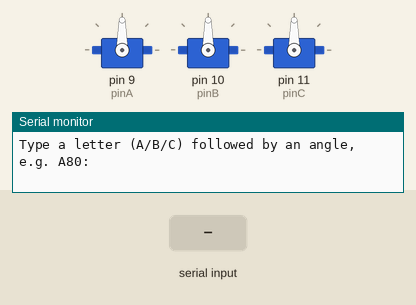
This sketch was run on a simulated Arduino Uno, built with avr-gcc and run on an emulated ATmega328P. On the bench: 3 × servo, the last lines printed to the serial monitor. The inputs (shaded band) are chosen by the test bench.

Above: at 1.2 s.
1.3 s: "A 45\n" received over Serial
At 3.4 s:
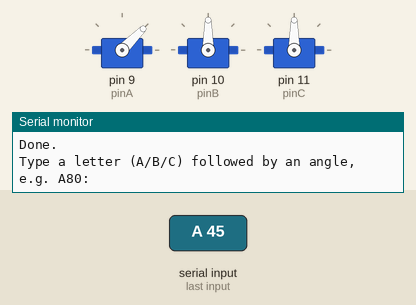
3.7 s: byte 66 ('B') received over Serial
At 6.6 s:
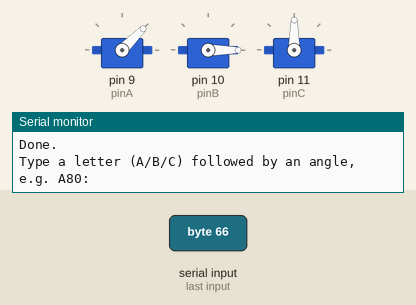
6.7 s: byte 67 ('C') received over Serial
At 9.6 s:
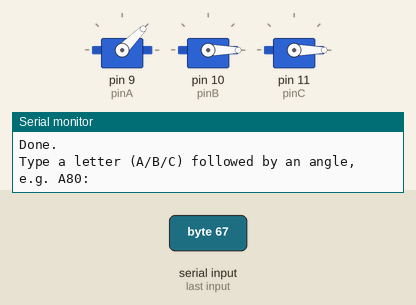
9.7 s: byte 65 ('A') received over Serial
At 12.4 s:
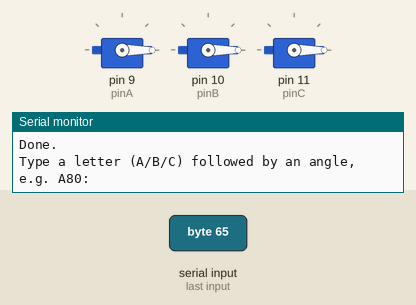
12.7 s: "A90\n" received over Serial
At 15.4 s:
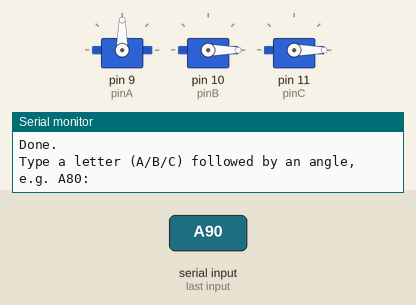
15.7 s: "B90\n" received over Serial
At 19.0 s:
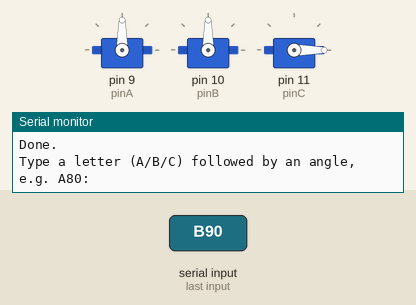
Timing chart, 0 to 19.7 s (numbered marks = the images above; inputs shaded):
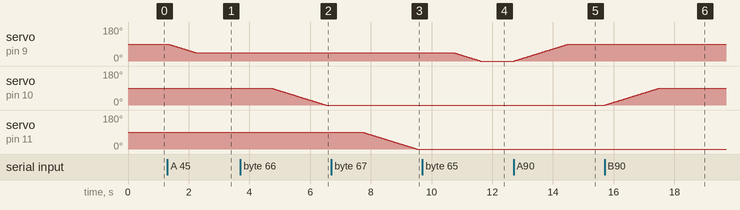

The sketch:

servo_multi_slow_move_1.ino
```cpp
/*
  Slow Multi-Servo Positioner (Pins 9, 10, 11)
  -----------------------------------------------
  Type a letter followed by an angle into the Serial Monitor and
  press Enter:
    A80   -> moves the servo on pin 9  to 80 degrees
    B45   -> moves the servo on pin 10 to 45 degrees
    C120  -> moves the servo on pin 11 to 120 degrees

  Each servo moves gradually, one degree at a time, instead of
  snapping there instantly. Adjust stepDelay to change the speed.
*/

#include <Servo.h>

Servo servoA, servoB, servoC;

const int pinA = 9;
const int pinB = 10;
const int pinC = 11;

int angleA = 90; // assume all start centered
int angleB = 90;
int angleC = 90;

const int stepDelay = 20; // ms between each 1-degree step (bigger = slower)

void setup() {
  Serial.begin(9600);

  servoA.attach(pinA);
  servoB.attach(pinB);
  servoC.attach(pinC);

  servoA.write(angleA);
  servoB.write(angleB);
  servoC.write(angleC);

  Serial.println("Type a letter (A/B/C) followed by an angle, e.g. A80:");
}

void loop() {
  if (Serial.available() > 0) {
    char letter = Serial.read();

    // Ignore whitespace/newline characters as the "letter"
    if (letter == '\n' || letter == '\r' || letter == ' ') return;

    int targetAngle = Serial.parseInt();

    while (Serial.available() > 0) Serial.read(); // clear leftover input

    if (targetAngle < 0 || targetAngle > 180) {
      Serial.println("Please enter a valid angle between 0 and 180.");
      return;
    }

    letter = toupper(letter);

    switch (letter) {
      case 'A':
        Serial.print("Moving servo A (pin 9) to ");
        Serial.print(targetAngle);
        Serial.println(" degrees...");
        angleA = moveSlowlyTo(servoA, angleA, targetAngle);
        break;

      case 'B':
        Serial.print("Moving servo B (pin 10) to ");
        Serial.print(targetAngle);
        Serial.println(" degrees...");
        angleB = moveSlowlyTo(servoB, angleB, targetAngle);
        break;

      case 'C':
        Serial.print("Moving servo C (pin 11) to ");
        Serial.print(targetAngle);
        Serial.println(" degrees...");
        angleC = moveSlowlyTo(servoC, angleC, targetAngle);
        break;

      default:
        Serial.println("Unknown servo letter. Use A, B, or C.");
        return;
    }

    Serial.println("Done.");
    Serial.println("Type a letter (A/B/C) followed by an angle, e.g. A80:");
  }
}

int moveSlowlyTo(Servo &servo, int currentAngle, int targetAngle) {
  if (targetAngle > currentAngle) {
    for (int pos = currentAngle; pos <= targetAngle; pos++) {
      servo.write(pos);
      delay(stepDelay);
    }
  } else {
    for (int pos = currentAngle; pos >= targetAngle; pos--) {
      servo.write(pos);
      delay(stepDelay);
    }
  }
  return targetAngle;
}
```

Measured:
- after the input at 1.3 s, servo on pin 9 (pinA): moves from 90° to 45° over 0.88 s, starting at once
- after the input at 3.7 s, servo on pin 10 (pinB): moves from 90° to 0° over 1.8 s, starting after 1.0 s
- after the input at 6.7 s, servo on pin 11 (pinC): moves from 90° to 0° over 1.8 s, starting after 1.0 s
- after the input at 9.7 s, servo on pin 9 (pinA): moves from 45° to 0° over 0.88 s, starting after 1.0 s
- after the input at 12.7 s, servo on pin 9 (pinA): moves from 0° to 90° over 1.8 s, starting at once
- after the input at 15.7 s, servo on pin 10 (pinB): moves from 0° to 90° over 1.8 s, starting at once
